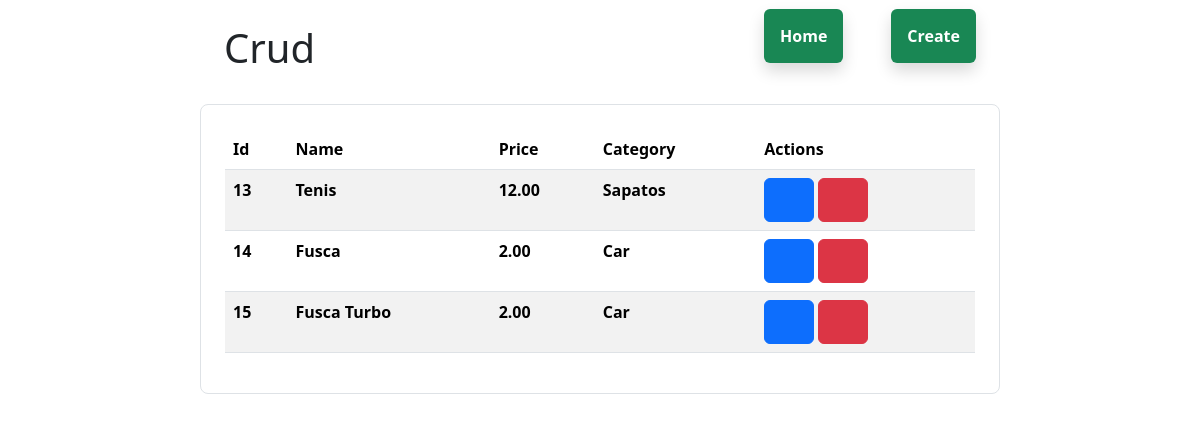
Before: / with the older database file.
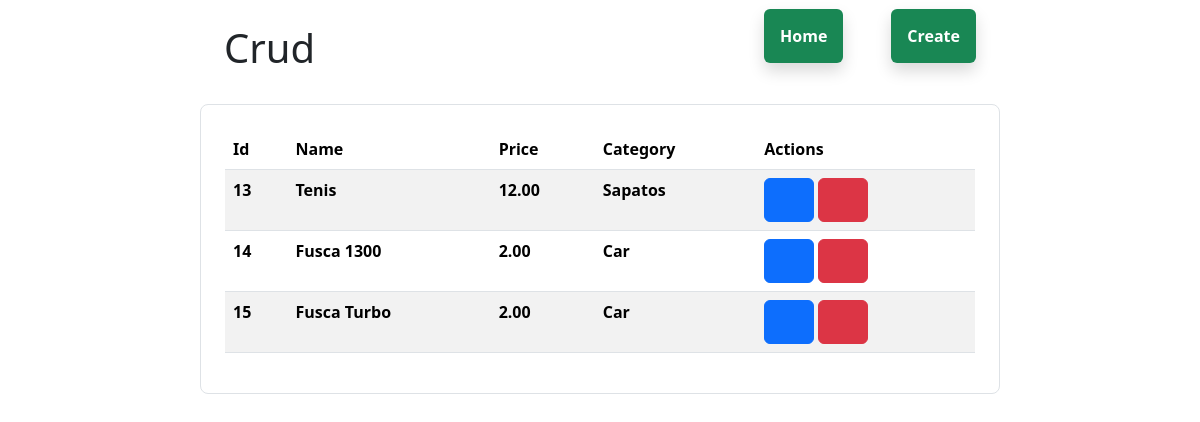
After: the same page with the newer database file.
### app_crud/models.py (models this page shows)
class Produto(models.Model):
    id = models.AutoField(primary_key=True)
    nome = models.CharField(max_length=100)
    price = models.DecimalField(max_digits=10, decimal_places=2)
    categoria = models.CharField(max_length=45)
    created_at = models.DateTimeField(auto_now_add=True)

### app_crud/views.py (the view)
# urls.py: path("", views.home, name='home'),
def home(request):
    produtos = Produto.objects.all()
    return render(request, 'root/home.html', {'produtos': produtos})

### app_crud/templates/root/home.html (shortened to what this page needs)
{% extends "root/base.html" %}
{% block content %}
<div class="col-8 mx-auto border p-4 rounded-3">
    <table class="table table-striped">
        <thead>
          <tr>
            <th scope="col">Id</th>
            <th scope="col">Name</th>
            <th scope="col">Price</th>
            <th scope="col">Category</th>
            <th scope="col">Actions</th>
          </tr>
        </thead>
        <tbody>
         {% for produto in produtos %}
         <tr>
            <th scope="row">{{produto.id}}</th>
            <th scope="row">{{produto.nome}}</th>
            <th scope="row">{{produto.price}}</th>
            <th scope="row">{{produto.categoria}}</th>
            <th scope="row" >
                <button class="btn btn-primary" id="{{produto.id}}"  onclick="edit(this)" ><box-icon color="white" name='edit'></box-icon></i></button>
                <button class="btn btn-danger" id="{{produto.id}}"  onclick="del(this)" ><box-icon color="white" name='trash' ></box-icon></button>
            </th>
          </tr>
         {% endfor %}
        </tbody>
      </table>
    </div>
{% endblock %}

Changed rows visible on the page:
changed Produto id 14: nome "Fusca" → "Fusca 1300"
